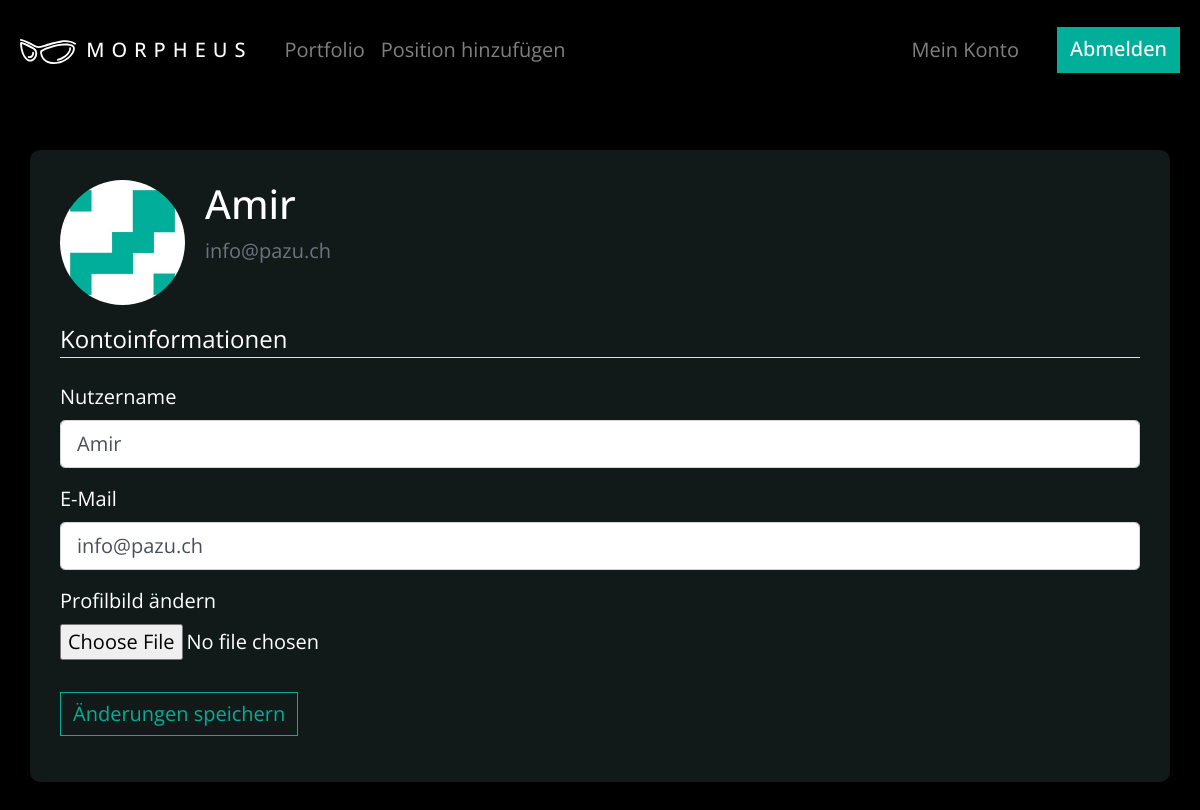
/account (signed in), run on an earlier commit of the app's database.
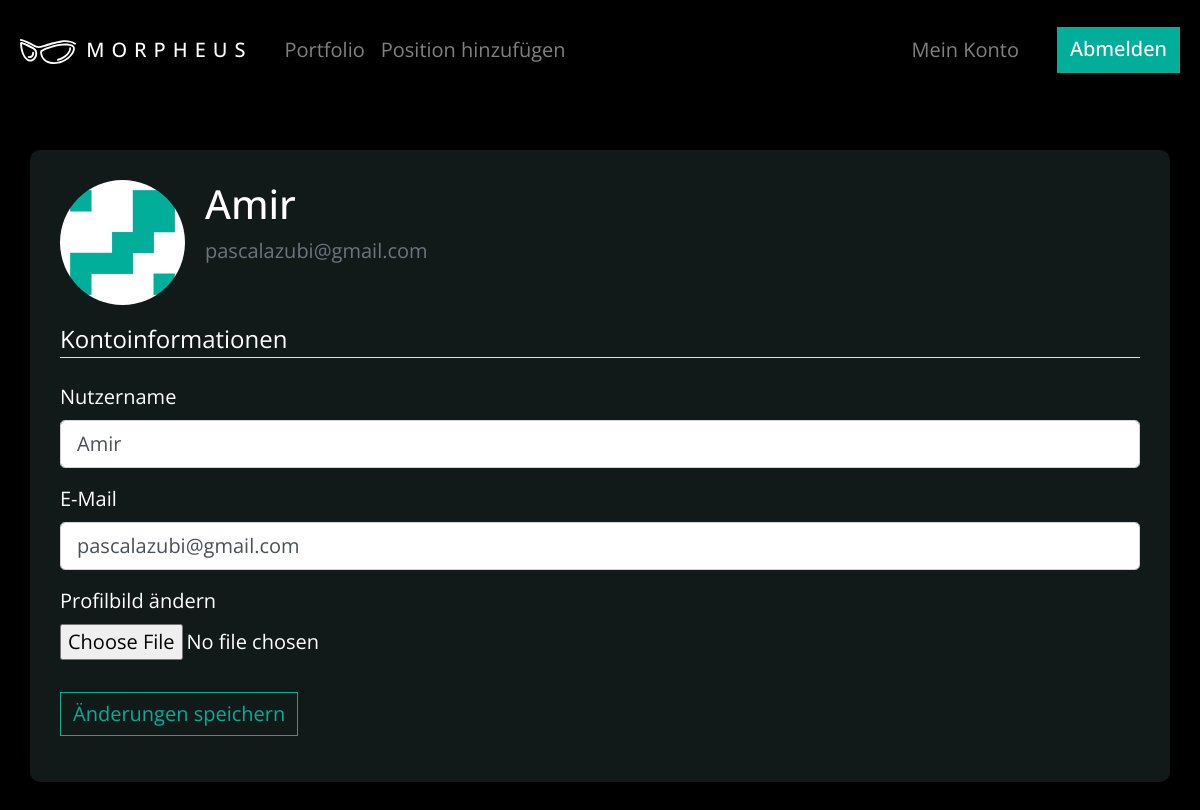
And on a later commit of the database.
### morpheus/models.py (models this page shows, shortened)
class User(db.Model, UserMixin):
    id = db.Column(db.Integer, primary_key=True)
    username = db.Column(db.String(20), unique=True, nullable=False)
    email = db.Column(db.String(120), unique=True, nullable=False)
    image_file = db.Column(db.String(20), nullable=False, default='default.jpg')
    password = db.Column(db.String(60), nullable=False)
    positions = db.relationship('Position', backref='author', lazy=True)

### morpheus/routes.py (the view)
@app.route("/account", methods=['GET', 'POST'])
@login_required
def account():
    form = UpdateAccountForm()
    if form.validate_on_submit():
        if form.picture.data:
            picture_file = save_picture(form.picture.data)
            current_user.image_file = picture_file
        current_user.username = form.username.data
        current_user.email = form.email.data
        db.session.commit()
        flash('Deine Kontoinformationen wurden aktualisiert.', 'success')
        return redirect(url_for('account'))
    elif request.method == 'GET':
        form.username.data = current_user.username
        form.email.data = current_user.email
    image_file = url_for('static', filename='img/profile_pics/' + current_user.image_file)
    return render_template('account.html', title='Mein Konto',
                           image_file=image_file, form=form)

### morpheus/forms.py (shortened to what this page needs)
class UpdateAccountForm(FlaskForm):
    username = StringField('Nutzername',
                           validators=[DataRequired(), Length(min=2, max=20)])
    email = StringField('E-Mail',
                        validators=[DataRequired(), Email()])
    picture = FileField('Profilbild ändern', validators=[FileAllowed(['jpg', 'png'])])
    submit = SubmitField('Änderungen speichern')

### morpheus/models.py (called while the page is built)
@login_manager.user_loader
def load_user(user_id):
    return User.query.get(int(user_id))

### morpheus/templates/account.html (shortened to what this page needs)
{% extends "layout.html" %}
{% block content %}
	  <div class="container section-form">
      <div class="media">
        <img class="rounded-circle account-img" src="{{ image_file }}">
        <div class="media-body">
          <h2 class="account-heading">{{ current_user.username }}</h2>
          <p class="text-secondary">{{ current_user.email }}</p>
        </div>
      </div>
        <form method="POST" action="" enctype="multipart/form-data">
            <fieldset class="form-group">
                <legend class="border-bottom mb-4">Kontoinformationen</legend>
                <div class="form-group">
                    {{ form.username.label(class="form-control-label") }}
                    {% if form.username.errors %}
                        {{ form.username(class="form-control form-control-lg is-invalid") }}
                        <div class="invalid-feedback">
                            {% for error in form.username.errors %}
                                <span>{{ error }}</span>
                            {% endfor %}
                        </div>
                    {% else %}
                        {{ form.username(class="form-control form-control-lg") }}
                    {% endif %}
                </div>
                <div class="form-group">
                    {{ form.email.label(class="form-control-label") }}
                    {% if form.email.errors %}
                        {{ form.email(class="form-control form-control-lg is-invalid") }}
                        <div class="invalid-feedback">
                            {% for error in form.email.errors %}
                                <span>{{ error }}</span>
                            {% endfor %}
                        </div>
                    {% else %}
                        {{ form.email(class="form-control form-control-lg") }}
                    {% endif %}
                </div>
                <div class="form-group">
                    {{ form.picture.label() }}
                    {{ form.picture(class="form-control-file") }}
                </div>
            </fieldset>
            <div class="form-group">
                {{ form.submit(class="btn btn-outline-info") }}
            </div>
        </form>
    </div>
{% endblock content %}

### morpheus/templates/layout.html (shortened to what this page needs)
<!DOCTYPE html>
<html>
<head>
    <link rel="stylesheet" href="https://maxcdn.bootstrapcdn.com/bootstrap/4.0.0/css/bootstrap.min.css">
    <link rel="stylesheet" type="text/css" href="{{ url_for('static', filename='main.css') }}">
</head>
<body>
    <header class="site-header">
      <nav class="navbar navbar-expand-md navbar-dark fixed-top">
          <a class="navbar-brand mr-4 logo_text" href="/">
            <img src="{{ url_for('static', filename='img/logo/logo.svg') }}" alt="logo" class="logo_img"/>Morpheus</a>
          <div class="collapse navbar-collapse" id="navbarToggle">
            <div class="navbar-nav mr-auto">
              {% if current_user.is_authenticated %}
              <a class="nav-item nav-link" href="{{ url_for('portfolio') }}">Portfolio</a>
              <a class="nav-item nav-link" href="{{ url_for('new_position') }}">Position hinzufügen</a>
              {% endif %}
            </div>
            <div class="navbar-nav">
              {% if current_user.is_authenticated %}
              <a class="nav-item nav-link" href="{{ url_for('account') }}">Mein Konto</a>
              <a class="btn btn-primary" href="{{ url_for('logout') }}">Abmelden</a>
              {% else %}
              <a class="nav-item nav-link" href="{{ url_for('login') }}">Anmelden</a>
              <a class="btn btn-primary" href="{{ url_for('register') }}">Registrieren</a>
              {% endif %}
            </div>
          </div>
      </nav>
    </header>
    <main role="main" class="content">
      <div class="row">
        <div class="col-md-12">
          {% block content %}{% endblock %}
        </div>
      </div>
    </main>
</body>
</html>

### morpheus/static/main.css (style rules this page uses)
html { position: relative; min-height: 100%; }
article, aside, details, figcaption, figure, footer, header, hgroup, menu, nav, section { display: block; }
body { margin: 100px 0 0 0 !important; background: rgb(0, 0, 0); background-size: cover; color: #ffffff; padding:0; font-family: 'Open Sans', sans-serif; font-size: 20px; font-weight: 400; }
p { font-size: 20px; color: rgb(153, 153, 153); }
a { font-size: 20px; color: rgb(153, 153, 153); text-decoration: none; }
.logo_img { margin-left: -20px; height: 30px; width: auto; margin-right: 10px; }
.logo_text { font-weight: 500; text-transform: uppercase; margin: auto 0 auto 20px; letter-spacing: 7px; }
.navbar { background: #000000; margin: 0px; padding: 30px 30px 30px 30px; height: 100px; }
.navbar-nav .btn { margin-left: 30px; }
.content { padding: 50px 30px 50px 30px; text-decoration: none; }
.account-img { height: 125px; width: 125px; margin-right: 20px; margin-bottom: 16px; }
.account-heading { font-size: 2.5rem; }
.section-form { max-width: 1200px; background: rgb(17, 26, 25); padding: 30px 30px 30px 30px; border: none; border-radius: 10px; }
.btn-primary { border: 1px solid #00AE99; border-radius: 0px; background: #00AE99; color: rgb(255, 255, 255); font-size: 20px; font-weight: 500; }
.btn-outline-info { border: 1px solid #00AE99; border-radius: 0px; font-size: 20px; color: #00AE99; }
@media screen and (max-width: 1200px) { .navbar { padding: 20px 20px 20px 20px; } }
@media screen and (max-width: 1200px) { .logo_img { height: 25px; } }

What changed in the data, as far as the page shows it:
changed User "Amir": email "info@pazu.ch" → "pascalazubi@gmail.com"
